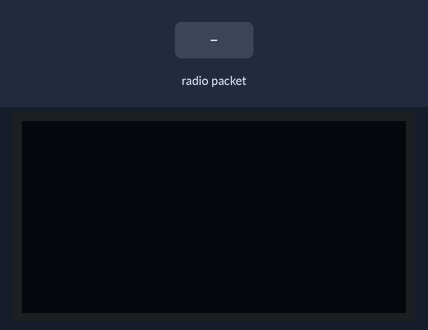
A program run on a simulated ESP32. Shown: 128×64 one-colour display. Inputs (shaded band) come from the test bench. No radio packets arrive unless stated; what the program prints to the serial monitor is not drawn.

Above: at 1.2 s.
1.3 s: radio packet "PAD" arrives
At 2.5 s:
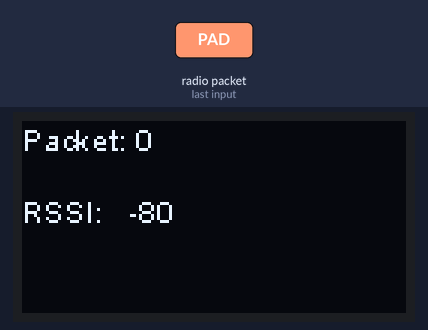
2.8 s: radio packet "FLIGHT" arrives
At 3.8 s:
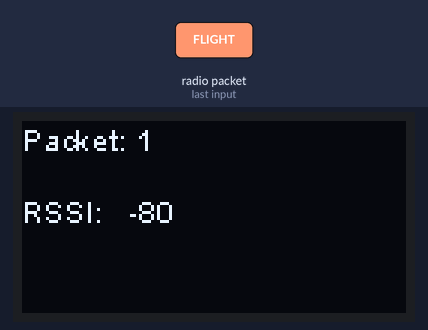
4.3 s: radio packet "DROP" arrives
At 4.9 s:
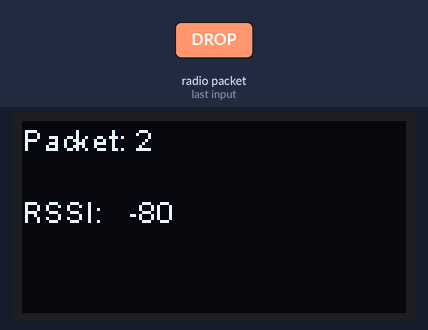
Timing chart, 0 to 7.3 s (numbered marks = the images above; inputs shaded):
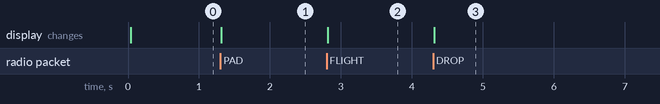

Measured:
- after the input at 1.3 s, the display: changes at once (image 1)
- after the input at 2.8 s, the display: changes at once (image 2)
- after the input at 4.3 s, the display: changes at once (image 3)

The program:

main.cpp
```cpp
#include <Arduino.h>
#include <SPI.h>
#include <LoRa.h>
#include <Wire.h>
#include "SSD1306Wire.h"

// #include <RH_RF95.h>
// #include <RHSPIDriver.h>
// // #include <RHSoftwareSPI.h>
// // RHSoftwareSPI spi;

#define RFM95_CS 18
//#define RFM95_CS 4
#define RFM95_RST 23
//#define RFM95_RST 2
#define RFM95_INT 26
//#define RF95_FREQ 434.0

#define SCK     5    // GPIO5  -- SX1278's SCK
#define MISO    19   // GPIO19 -- SX1278's MISO
#define MOSI    27   // GPIO27 -- SX1278's MOSI
#define SS      18   // GPIO18 -- SX1278's CS
#define RST     23   // GPIO14 -- SX1278's RESET
#define DI0     26   // GPIO26 -- SX1278's IRQ(Interrupt Request)

SSD1306Wire display(0x3c, SDA, SCL);


//RH_RF95 rf95; //(RFM95_CS, RFM95_INT);

void setup() {
  //TODO change to higher baud
  Serial.begin(9600);

  while (!Serial);

  pinMode(RST, OUTPUT);
  digitalWrite(RST, LOW);
  delay(10);
  digitalWrite(RST, HIGH);
  delay(10);


  Serial.println("Im ready!");


  SPI.begin(SCK,MISO,MOSI,SS);

  // if(!rf95.init())
  // {
  //   while (1)
  //   {
  //     Serial.println("Starting rfm failerd!");
  //     delay(1000);
  //   }
  // }

  LoRa.setPins(SS,RST,DI0);
  //spi.setPins(MISO, MOSI, SCK); //// MISO 12, MOSI 11, SCK  13

  // ÄNDRA FREKVENS HÄR!!!
  // ex 433.150mhz = 433150000
  // Alltså enheten är i hertz
  if(!LoRa.begin(434000000))
  {
    while (1)
    {
      Serial.println("Starting LoRa failerd!");
      delay(1000);
    }
  }


  Serial.println("Started lora");

  //rf95.setFrequency(RF95_FREQ);

  display.init();
  display.flipScreenVertically();
  display.setFont(ArialMT_Plain_10);
}

enum StatusType : uint8_t
{
  STATUS_TYPE_START = 1,
  STATUS_TYPE_MODE_PAD = 2,
  STATUS_TYPE_MODE_FLIGHT = 3,
  STATUS_TYPE_MODE_DROP = 4,
  STATUS_TYPE_MODE_RETRIEVAL = 5,
};

void sendCommand(StatusType status)
{
  LoRa.beginPacket();
  // //Set mode
  LoRa.write(0xff);
  LoRa.write(0xff);
  LoRa.write(0x00);
  LoRa.write(0x00);
  LoRa.write(11);
  LoRa.write((uint8_t)status);
  LoRa.endPacket();

  // uint8_t packet[] = {11, status};
  // rf95.send(packet, 2);
  // rf95.waitPacketSent(100);
  // delay(100);
  // rf95.setModeIdle();

  // Serial.print("LORA: Sent packet: ");
  // Serial.println((u_int8_t)status);
}

int packetCount = 0;

void loop() {
  // if(rf95.available())
  // {
  //   Serial.println("Something?????");
  //   // Should be a message for us now
  //   uint8_t buf[RH_RF95_MAX_MESSAGE_LEN];
  //   uint8_t len = sizeof(buf);
  //   if (rf95.recv(buf, &len))
  //   {
  //     for(int i = 0; i < len; i++)
  //     {
  //       char tmp[3];
  //       tmp[2] = 0;
  //       sprintf(tmp, "%02x", (uint8_t) buf[i]);
  //       //Serial.print((char)LoRa.read(), HEX);
  //       Serial.print(tmp);
  //     }
  //     Serial.println();

  //     //Display
  //     char pText[20] = "Packet:            ";
  //     pText[19] = 0;
  //     itoa(packetCount++, pText+8, 10);
  //     char rText[20] = "RSSI:              ";
  //     rText[19] = 0;
  //     itoa(rf95.lastRssi(), rText+8, 10);

  //     display.clear();
  //     display.drawString(0,0, pText);
  //     display.drawString(0,24, rText);
  //     display.display();
  //   }
  // }

  int packetSize = LoRa.parsePacket();
  if (packetSize) {
    // read packet
    while (LoRa.available()) {
      char tmp[3];
      tmp[2] = 0;
      sprintf(tmp, "%02x", (uint8_t) LoRa.read());
      //Serial.print((char)LoRa.read(), HEX);
      Serial.print(tmp);
    }

    Serial.println();

    //Display
    char pText[20] = "Packet:            ";
    pText[19] = 0;
    itoa(packetCount++, pText+8, 10);
    char rText[20] = "RSSI:              ";
    rText[19] = 0;
    itoa(LoRa.packetRssi(), rText+8, 10);

    display.clear();
    display.drawString(0,0, pText);
    display.drawString(0,24, rText);
    display.display();

  }

  if(Serial.available())
  {
    String rec = Serial.readStringUntil('\n');
    if(rec.indexOf("PAD") != -1)
    {
      sendCommand(STATUS_TYPE_MODE_PAD);
    }
    else if(rec.indexOf("FLIGHT") != -1)
    {
      sendCommand(STATUS_TYPE_MODE_FLIGHT);
    }
    else if(rec.indexOf("DROP") != -1)
    {
      sendCommand(STATUS_TYPE_MODE_DROP);
    }
    else if(rec.indexOf("RETRIEVAL") != -1)
    {
      sendCommand(STATUS_TYPE_MODE_RETRIEVAL);
    }
  }
}
```
